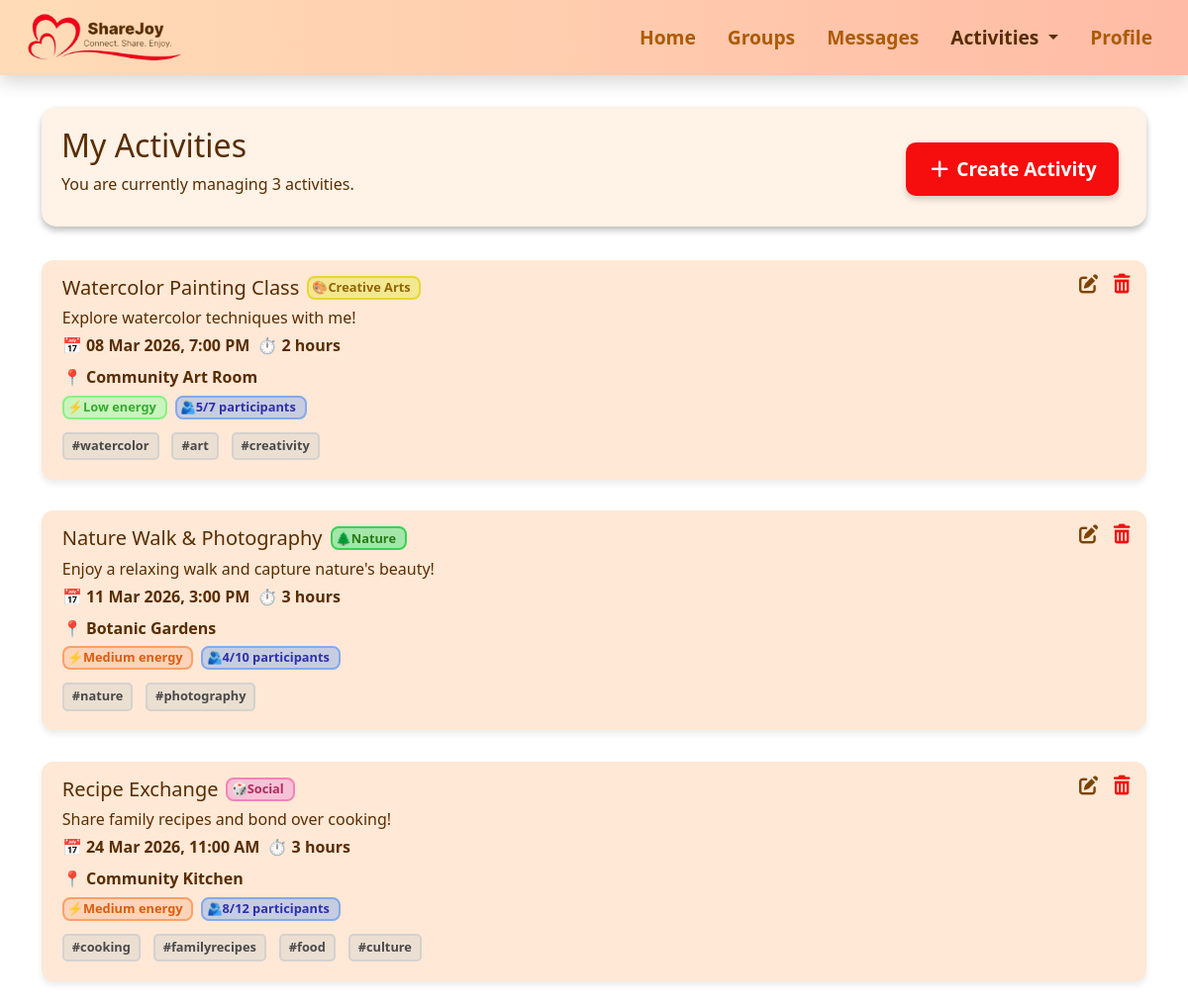
Page /activities (signed in) on the committed database.
### activities.py (models this page shows)
class Activity(db.Model):
    __tablename__ = "activity"
    id = db.Column(db.Integer, primary_key=True, autoincrement=True)
    creator_id = db.Column(db.Integer, db.ForeignKey('user.id'), nullable=False)
    name = db.Column(db.String(100), nullable=False)
    description = db.Column(db.Text)
    type = db.Column(db.String(50))
    date = db.Column(db.String(20))
    time = db.Column(db.String(10))
    duration_hours = db.Column(db.Integer)
    duration_minutes = db.Column(db.Integer)
    format_type = db.Column(db.String(20))
    energy = db.Column(db.String(10))
    participants = db.Column(db.Integer)
    max_participants = db.Column(db.Integer)
    tags = db.Column(db.String(200))
    location = db.Column(db.String(100))
    creator = db.relationship("User", backref="created_activities")

### app.py (the view)
@app.route("/activities")
@login_required
def activities():
    user = get_current_user()
    activities = Activity.query.filter_by(creator_id=user.id).order_by(Activity.date.asc()).all()
    for activity in activities:
        activity.tags = activity.tags.split(",") if activity.tags else []
        today = date.today()
        parsed_date = parse_activity_date(activity.date)
        if parsed_date:
            original_date = parsed_date.date()
            days_offset = (original_date - BASE_DATE).days
            dynamic_date = today + timedelta(days=days_offset)
            activity.display_date = dynamic_date.strftime("%d %b %Y")
        else:
            activity.display_date = activity.date
        try:
            parsed_time = datetime.strptime(activity.time, "%H:%M")
        except ValueError:
            parsed_time = datetime.strptime(activity.time, "%I:%M %p")
        activity.display_time = parsed_time.strftime("%I:%M %p").lstrip("0")
    num_activities = len(activities)
    return render_template(
        "activities.html",
        title="Activities",
        num_activities=num_activities,
        activities=activities
    )

### app.py (called while the page is built)
def login_required(f):
    @wraps(f)
    def decorated_function(*args, **kwargs):
        user = get_current_user()
        if not user:
            session.clear()  # clear stale session
            flash('Please log in to access this page.', 'error')
            return redirect(url_for('loginpage'))
        return f(*args, **kwargs)
    return decorated_function

def get_current_user():
    user_id = session.get('user_id')
    if user_id:
        user = db.session.get(User, user_id)
        if user:
            return user
    return None

def parse_activity_date(date_str):
    for fmt in ("%Y-%m-%d", "%d %b %Y", "%m/%d/%Y", "%d/%m/%Y"):
        try:
            return datetime.strptime(date_str, fmt)
        except ValueError:
            continue
    return None

### templates/activities.html (shortened to what this page needs)
{% extends "base.html" %}
{% block extra_css %}
<link rel="stylesheet" href="{{ url_for('static', filename='css/activities.css') }}">
{% endblock %}
{% block content %}
<div class="section-box d-flex flex-column flex-md-row justify-content-between align-items-start align-items-md-center">
    <div>
        <h1>My Activities</h1>
        <p>
            You are currently managing {{ num_activities }}
            {% if num_activities == 1 %}activity{% else %}activities{% endif %}.
        </p>
    </div>
    <a href="{{ url_for('activity_create') }}" class="btn btn-danger cta-btn mt-2 mt-md-0 me-0 me-md-2 fw-semibold">
        <i class="fa-solid fa-plus" aria-hidden="true"></i> Create Activity
    </a>
</div>
<div class="row">
    {% for activity in activities %}
    <div class="col-12 card-spacing">
        <div class="activity-card position-relative">
            <div class="card-actions position-absolute top-0 end-0 d-flex gap-0">
                <button type="button" class="btn edit" data-action="edit"
                    data-url="{{ url_for('edit_activity', activity_id=activity.id) }}">
                    <i class="fa-solid fa-pen-to-square"></i>
                </button>
                <form method="post" action="{{ url_for('activity_delete', activity_id=activity.id) }}"
                    class="d-inline delete-form">
                    <button type="button" class="btn delete" data-action="delete">
                        <i class="fa-solid fa-trash-can"></i>
                    </button>
                </form>
            </div>
            <div class="text">
                <div class="d-flex align-items-center gap-2 spacing">
                    <h5 class="mb-0">{{ activity.name }}</h5>
                    {% if activity.type == 'Creative Arts' %}
                    <span class="badge badge-creativearts">🎨Creative Arts</span>
                    {% elif activity.type == 'Social' %}
                    <span class="badge badge-social">🎲Social</span>
                    {% elif activity.type == 'Learning' %}
                    <span class="badge badge-learning">📖Learning</span>
                    {% elif activity.type == 'Physical' %}
                    <span class="badge badge-physical">🏃Physical</span>
                    {% elif activity.type == 'Nature' %}
                    <span class="badge badge-nature">🌲Nature</span>
                    {% elif activity.type == 'Technology' %}
                    <span class="badge badge-technology">💻Technology</span>
                    {% endif %}
                </div>
                <p>{{ activity.description }}</p>
                <div class="d-flex flex-wrap gap-2 fw-semibold spacing">
                    <span>
                        📅 {{ activity.display_date }}, {{ activity.display_time }}
                    </span>
                    <span>⏱
                        {% set h = activity.duration_hours %}
                        {% set m = activity.duration_minutes %}
                        {% if h and m %}
                        {{ h }} hour{% if h > 1 %}s{% endif %} {{ m }} minute{% if m > 1 %}s{% endif %}
                        {% elif h %}
                        {{ h }} hour{% if h > 1 %}s{% endif %}
                        {% elif m %}
                        {{ m }} minute{% if m > 1 %}s{% endif %}
                        {% else %}
                        0 minutes
                        {% endif %}
                    </span>
                    <div class="col-12">
                        {% if activity.format_type|lower == 'online' %}
                        🖥️ Online
                        {% else %}
                        📍 {{ activity.location }}
                        {% endif %}
                    </div>
                </div>
                <div class="d-flex flex-wrap gap-2 spacing">
                    <span class="badge
                    {% if activity.energy == 'Low' %}energy-low
                    {% elif activity.energy == 'Medium' %}energy-medium
                    {% elif activity.energy == 'High' %}energy-high
                    {% endif %}">
                        ⚡{{ activity.energy }} energy
                    </span>
                    <span class="badge participants">🫂{{ activity.participants }}/{{ activity.max_participants }}
                        participants</span>
                </div>
                <div class="activity-tags">
                    {% for tag in activity.tags %}
                    <span>#{{ tag }}</span>
                    {% endfor %}
                </div>
            </div>
        </div>
    </div>
    {% endfor %}
</div>
{% endblock %}

### static/css/base.css (style rules this page uses)
.section-box { width: 100%; min-height: 100px; color: #582D00; background-color: #fff2e6; box-shadow: 0 4px 6px rgba(0, 0, 0, 0.256); padding: 20px 20px 15px 20px; margin: 2rem auto; border-radius: 15px; }
body { padding-bottom: 2rem;; }
h1 { font-size: 2rem; }
body, input, textarea, .form-label, .formL { color: #582D00 !important; }
.cancelbtn, .dobtn, .cancel-btn, .successbtn, .okbtn, .redbtn, .cta-btn, .search-btn, #toggle-filters, .clearbtn { border: none; box-shadow: 0 4px 6px rgba(0, 0, 0, 0.08); padding: 0.4rem 1rem; border-radius: 10px; font-weight: 600; transition: none; }
.redbtn, .btn-danger { background: #F60D0D; color: #FFF; font-size: 1.2rem; padding: 0.4rem 0.7rem; box-shadow: 0 4px 6px rgba(0, 0, 0, 0.158); }
.cta-btn { font-size: 1.2rem; padding: 0.8rem 1.4rem; min-width: 100px; border-radius: 10px; }
.cancelbtn, .dobtn, .cancel-btn, .successbtn, .okbtn, .redbtn, .cta-btn, .search-btn, .clearbtn, .join-btn, .maxbtn, .createdbtn, .joined { -webkit-appearance: none; -moz-appearance: none; appearance: none; outline: none !important; border: none !important; }

### static/css/activities.css (style rules this page uses)
.activity-card { background: #ffe8d6; border-radius: 12px; padding: 1rem; margin-bottom: 1.8rem; box-shadow: 0 4px 6px rgba(0, 0, 0, 0.08); transition: transform 0.2s, box-shadow 0.2s; }
.activity-card p { margin-bottom: 0.25rem; }
.spacing { margin-bottom: 0.4rem; }
.card-spacing { margin-top: 0.1rem; margin-bottom: 0.1rem; }
.badge { font-size: 0.8rem; padding: 0.2rem 0.55rem 0.25rem 0.2rem; border-radius: 8px; font-weight: 600; }
.badge-creativearts { background: #F3E892; border: 2px solid #E8D72D; color: #956400; }
.badge-social { background: #F8C2D6; border: 2px solid #F284B8; color: #AC2E5F; }
.badge-nature { background: #A4E6AA; border: 2px solid #38D255; color: #267D13; }
.energy-low { background: #C9F4BE; border: 2px solid #8AF183; color: #35AC2E; }
.energy-medium { background: #FDD4B9; border: 2px solid #FDA066; color: #DC5C0D; }
.activity-tags span { background: #EBDFD2; border: 2px solid #D4D2CF; padding: 0.15rem 0.5rem 0.2rem; font-size: 0.8rem; color: #494949; margin: 0 0.3rem 0.2rem 0; font-weight: 600; border-radius: 5px; }
.activity-tags { display: flex; flex-wrap: wrap; gap: 0.5rem; margin-top: 0.8rem; }
.participants { background: #C7CDE0; border: 2px solid #85A9ED; color: #2E30AC; }
.fa-trash-can, .fa-arrow-right-from-bracket { color: #F60D0D; font-size: 1.2rem; }
.fa-pen-to-square { color: #7d4304; font-size: 1.2rem; }
.card-actions .btn { margin-top: 0.5rem; background: none; border: none; padding: 0.3rem; }
.delete, .leave { margin-right: 0.5rem; }
.text { margin-left: 0.3rem; }

### rows in the picture
Activity: name "Watercolor Painting Class", type "🎨Creative Arts", description "Explore watercolor techniques with me!", display_date "08 Mar 2026", display_time "7:00 PM", h "2", location "Community Art Room", energy "Low", participants "5", max_participants "7", tags "watercolor" "art" "creativity"
Activity: name "Nature Walk & Photography", type "🌲Nature", description "Enjoy a relaxing walk and capture nature's beauty!", display_date "11 Mar 2026", display_time "3:00 PM", duration_hours "3", location "Botanic Gardens", energy "Medium", participants "4", max_participants "10", tags "nature" "photography"
Activity: name "Recipe Exchange", type "🎲Social", description "Share family recipes and bond over cooking!", display_date "24 Mar 2026", display_time "11:00 AM", duration_hours "3", location "Community Kitchen", energy "Medium", participants "8", max_participants "12", tags "cooking" "familyrecipes" "food" "culture"

### other values in the picture
{{ num_activities }} "3"
